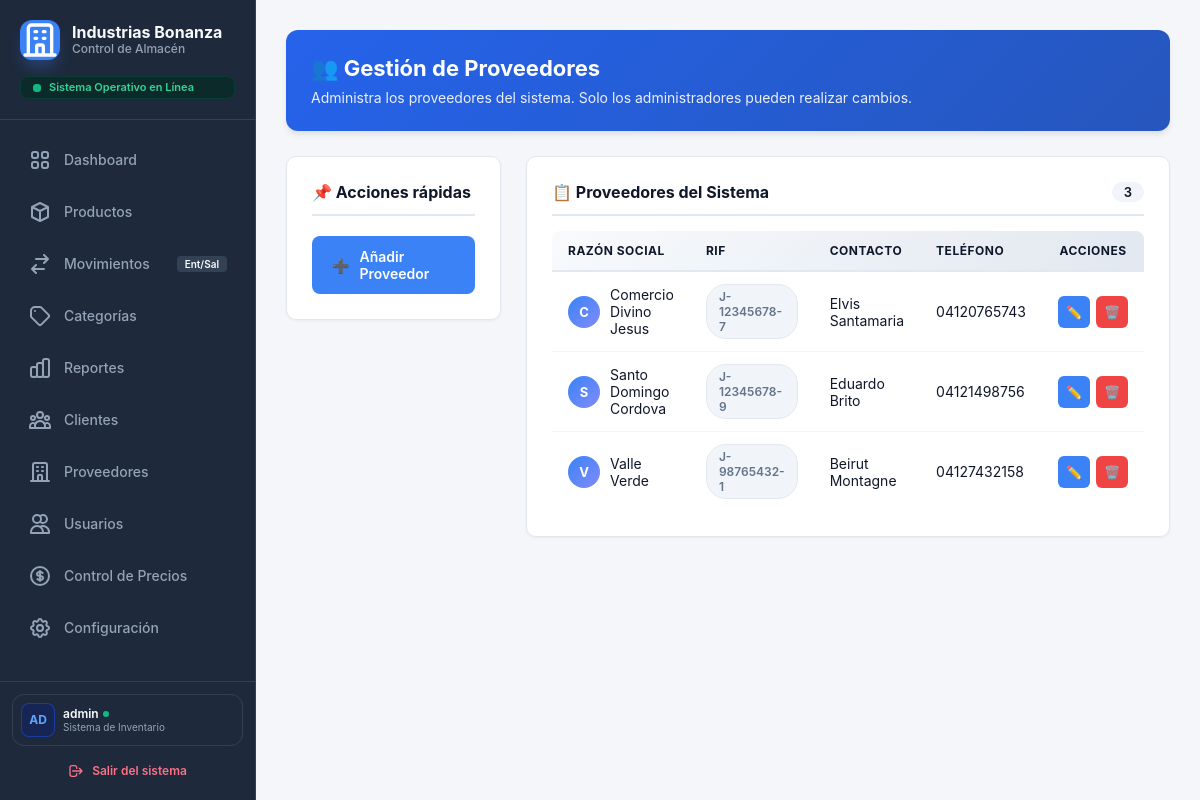
Page /index.php?controller=proveedor&action=tablaProveedores (signed in) on the committed database.
### tables this page shows
CREATE TABLE `proveedores` (
  `id_proveedor` int(11) NOT NULL AUTO_INCREMENT,
  `rif` varchar(20) NOT NULL,
  `razon_social` varchar(100) NOT NULL,
  `nombre_contacto` varchar(100) DEFAULT NULL,
  `telefono` varchar(20) DEFAULT NULL,
  `email` varchar(100) DEFAULT NULL,
  `direccion` text DEFAULT NULL,
  `estado` tinyint(1) DEFAULT 1,
  PRIMARY KEY (`id_proveedor`),
  UNIQUE KEY `rif` (`rif`)
);

### app/controller/proveedorController.php (called while the page is built, shortened)
<?php
require_once __DIR__ . '/../model/proveedorModel.php';
class ProveedorController {
    private $proveedorModel;
    public function __construct() {
        $database = new Database();
        $pdo = $database->getConnection();
        $this->proveedorModel = new proveedorModel($pdo);
    }
    public function tablaProveedores() {
        $proveedores = $this->proveedorModel->getAll();
        require_once __DIR__ . '/../views/proveedor/proveedor.php';
    }
}
?>

### public/index.php (called while the page is built, shortened)
<?php
$controlador = $_GET['controller'] ?? 'sistema';
$accion      = $_GET['action']     ?? 'index';
$controlador = is_string($controlador) ? strtolower($controlador) : '';
$accion      = is_string($accion)      ? strtolower($accion)      : '';
$definicion = $rutas[$controlador];
$ruta       = $definicion['acciones'][$accion];
$json       = $ruta['json'];
try {
    $instancia = new $clase();
    $instancia->$accion();
} catch (Throwable $e) {
    registrarEvento('error_interno', $controlador . '/' . $accion . ': ' . $e->getMessage());
    responderError(
        500,
        MODO_DESARROLLO ? $e->getMessage() : 'Ocurrió un error interno. Inténtalo de nuevo más tarde.',
        $json
    );
}

### app/model/proveedorModel.php (called while the page is built, shortened)
<?php
    class ProveedorModel{
        private $pdo;
        public function __construct($pdo){
            $this->pdo = $pdo;
    }
        public function getAll(){
            $stmt = $this->pdo->query("SELECT * FROM proveedores ORDER BY razon_social ASC");
            return $stmt->fetchAll(PDO::FETCH_ASSOC);
        }
}
    ?>

### app/views/proveedor/proveedor.php (the view, shortened to what this page needs)
<!DOCTYPE html>
<html lang="es">
<head>
    <link rel="stylesheet" href="assets/css/sidebar.css" />
    <link rel="stylesheet" href="assets/css/proveedor.css" />
</head>
<body>
    <?php require_once __DIR__ . '/../layouts/sidebar.php'; ?>
    <main class="main">
        <div class="welcome-card">
            <h1>👥 Gestión de Proveedores</h1>
            <p>Administra los proveedores del sistema. Solo los administradores pueden realizar cambios.</p>
        </div>
        <div class="providers-section">
            <div class="actions-panel">
                <h3>📌 Acciones rápidas</h3>
                <div class="btn-group">
                    <a href="index.php?controller=proveedor&action=formcrearproveedor" class="btn-action btn-add-provider">
                        <span class="icon-add"></span> Añadir Proveedor
                    </a>
                </div>
            </div>
            <div class="providers-list-panel">
                <h3>
                    📋 Proveedores del Sistema
                    <span class="provider-counter">
                        <?php echo isset($proveedores) ? count($proveedores) : 0; ?>
                    </span>
                </h3>
                <div class="table-container">
                    <table class="providers-table">
                        <thead>
                            <tr>
                                <th>Razón Social</th>
                                <th>RIF</th>
                                <th>Contacto</th>
                                <th>Teléfono</th>
                                <th style="text-align: center;">Acciones</th>
                            </tr>
                        </thead>
                        <tbody>
                            <?php if (!empty($proveedores)): ?>
                                <?php foreach ($proveedores as $p): ?>
                                    <tr>
                                        <td>
                                            <div class="provider-name-display">
                                                <div class="provider-avatar">
                                                    <?= strtoupper(substr(htmlspecialchars($p['razon_social'] ?? 'P'), 0, 1)) ?>
                                                </div>
                                                <span><?= htmlspecialchars($p['razon_social'] ?? 'Sin Nombre') ?></span>
                                            </div>
                                        </td>
                                        <td>
                                            <span class="badge badge-operator">
                                                <?= htmlspecialchars($p['rif'] ?? 'N/A') ?>
                                            </span>
                                        </td>
                                        <td>
                                            <?= htmlspecialchars($p['nombre_contacto'] ?? 'N/A') ?>
                                        </td>
                                        <td>
                                            <?= htmlspecialchars($p['telefono'] ?? 'N/A') ?>
                                        </td>
                                        <td>
                                            <div class="actions-cell">
                                                <a href="index.php?controller=proveedor&action=formEdit&id=<?= $p['id_proveedor'] ?? $p['id'] ?? '' ?>"
                                                   class="btn-table btn-edit"
                                                   title="Editar proveedor">
                                                    <span class="icon-edit"></span>
                                                </a>
                                                <a href="index.php?controller=proveedor&action=eliminar&id=<?= $p['id_proveedor'] ?? $p['id'] ?? '' ?>"
                                                   class="btn-table btn-delete-table"
                                                   title="Eliminar proveedor"
                                                   onclick="return confirm('¿Estás seguro de eliminar a este proveedor del sistema?');">
                                                    <span class="icon-delete-table"></span>
                                                </a>
                                            </div>
                                        </td>
                                    </tr>
                                <?php endforeach; ?>
                            <?php endif; ?>
                        </tbody>
                    </table>
                </div>
            </div>
        </div>
    </main>
</body>
</html>

### public/assets/css/sidebar.css (style rules this page uses)
:root { --sidebar-bg: #1e293b; --sidebar-border: #334155; --sidebar-text: #f8fafc; --sidebar-text-muted: #94a3b8; --sidebar-hover: #334155; --bonanza-blue: #3b82f6; }
body { display: flex; min-height: 100vh; margin: 0; font-family: 'Inter', 'Segoe UI', Roboto, sans-serif; background-color: #f4f6f9; }

### public/assets/css/proveedor.css (style rules this page uses)
.main { flex: 1; padding: 30px; box-sizing: border-box; min-height: 100vh; }
.providers-section { display: grid; grid-template-columns: 1fr 2.5fr; gap: 25px; margin-top: 20px; }
.actions-panel { background-color: #ffffff; padding: 25px; border-radius: 10px; border: 1px solid #e2e8f0; box-shadow: 0 1px 3px rgba(0, 0, 0, 0.05); align-self: start; }
.actions-panel h3 { color: #0f172a; font-size: 16px; margin-top: 0; margin-bottom: 20px; border-bottom: 2px solid #e2e8f0; padding-bottom: 12px; }
.btn-group { display: flex; flex-direction: column; gap: 12px; }
.btn-action { display: inline-flex; align-items: center; justify-content: center; gap: 10px; padding: 12px 20px; border: none; border-radius: 8px; font-size: 14px; font-weight: 600; cursor: pointer; transition: all 0.3s ease; text-decoration: none; color: #ffffff; }
.btn-add-provider { background-color: #3b82f6; }
.providers-list-panel { background-color: #ffffff; padding: 25px; border-radius: 10px; border: 1px solid #e2e8f0; box-shadow: 0 1px 3px rgba(0, 0, 0, 0.05); }
.providers-list-panel h3 { color: #0f172a; font-size: 16px; margin-top: 0; margin-bottom: 15px; border-bottom: 2px solid #e2e8f0; padding-bottom: 12px; display: flex; justify-content: space-between; align-items: center; }
.provider-counter { background: #f1f5f9; padding: 2px 12px; border-radius: 12px; font-size: 13px; color: #0f172a; font-weight: 600; }
.table-container { overflow-x: auto; }
.providers-table { width: 100%; border-collapse: collapse; border-radius: 8px; overflow: hidden; }
.providers-table thead { background: linear-gradient(135deg, #f8fafc, #e2e8f0); }
.providers-table th { text-align: left; padding: 12px 16px; color: #0f172a; font-size: 12px; font-weight: 700; text-transform: uppercase; letter-spacing: 0.5px; border-bottom: 2px solid #e2e8f0; }
.providers-table td { padding: 12px 16px; color: #0f172a; font-size: 14px; border-bottom: 1px solid #f1f5f9; }
.providers-table tbody tr { transition: all 0.2s ease; }
.providers-table tbody tr:last-child td { border-bottom: none; }
.provider-name-display { display: flex; align-items: center; gap: 10px; }
.provider-avatar { width: 32px; height: 32px; border-radius: 50%; background: linear-gradient(135deg, #3b82f6, #818cf8); color: #ffffff; display: flex; align-items: center; justify-content: center; font-weight: 700; font-size: 13px; text-transform: uppercase; flex-shrink: 0; }
.badge { display: inline-flex; align-items: center; gap: 5px; padding: 4px 12px; border-radius: 20px; font-size: 12px; font-weight: 600; }
.badge-operator { background-color: #f1f5f9; color: #64748b; border: 1px solid #e2e8f0; }
.actions-cell { display: flex; gap: 6px; justify-content: center; }
.btn-table { display: inline-flex; align-items: center; justify-content: center; width: 32px; height: 32px; border: none; border-radius: 6px; cursor: pointer; transition: all 0.2s ease; text-decoration: none; color: #ffffff; font-size: 13px; }
.btn-edit { background-color: #3b82f6; }
.btn-delete-table { background-color: #ef4444; }
.welcome-card { background: linear-gradient(135deg, #2563eb, #2656bd); color: #ffffff; padding: 25px; border-radius: 12px; margin-bottom: 25px; box-shadow: 0 4px 6px -1px rgba(0, 0, 0, 0.1); }
.welcome-card h1 { font-size: 22px; margin-bottom: 8px; margin-top: 0; }
.welcome-card p { opacity: 0.9; font-size: 14px; margin: 0; }
.icon-add::before { content: "➕ "; }
.icon-edit::before { content: "✏️"; }
.icon-delete-table::before { content: "🗑️"; }

### rows in the picture
proveedores: razon_social "C", razon_social "Comercio Divino Jesus", rif "J-12345678-7", nombre_contacto "Elvis Santamaria", telefono "04120765743"
proveedores: razon_social "S", razon_social "Santo Domingo Cordova", rif "J-12345678-9", nombre_contacto "Eduardo Brito", telefono "04121498756"
proveedores: razon_social "V", razon_social "Valle Verde", rif "J-98765432-1", nombre_contacto "Beirut Montagne", telefono "04127432158"

### other values in the picture
substr($_SESSION['username'] ?? 'US', 0, 2) "AD"
$_SESSION['username'] "admin"
count($proveedores) "3"
